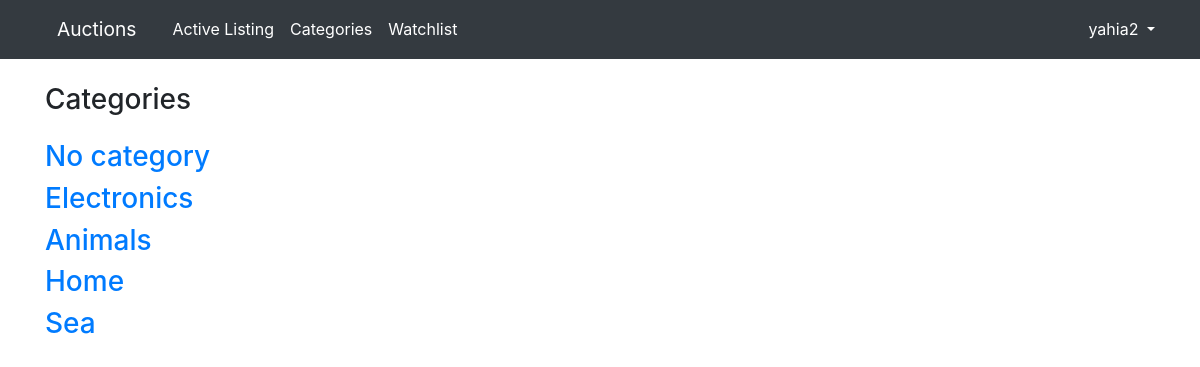
Page /categories (signed in) on the committed database.
### auctions/models.py (models this page shows, shortened)
class User(AbstractUser):
    pass

class Category(models.Model):
    category_name = models.CharField(max_length=50)

### auctions/views.py (the view)
# urls.py: path("categories", views.category_page, name="category-page"),
def category_page(request):
    category_list = Category.objects.all()
    context = {
        "categories": category_list
    }
    return render(request, "auctions/category-list.html", context)

### auctions/templates/auctions/category-list.html
{% extends "auctions/layout.html" %}
{% block body %}
    <h3 class="mb-4"> Categories </h3>
    <h3> <a href="/search?category=nocategory"> No category </a> </h3>
    {% for category in categories %}
        <h3> <a href="/search?category={{category.category_name}}"> {{category.category_name}} </a> </h3>
    {% endfor %}
{% endblock %}

### auctions/templates/auctions/layout.html (shortened to what this page needs)
{% load static %}
<!DOCTYPE html>
<html lang="en">
<head>
    <link rel="stylesheet" href="https://stackpath.bootstrapcdn.com/bootstrap/4.4.1/css/bootstrap.min.css"
>
    <link href="{% static 'auctions/styles.css' %}" rel="stylesheet">
</head>
<body>
    <nav class="navbar navbar-expand-lg bg-dark">
        <div class="container">
            <a class="navbar-brand" href="{% url 'index' %}">Auctions</a>
            <div class="collapse navbar-collapse" id="navbarSupportedContent">
                <ul class="navbar-nav mr-auto">
                    <li class="nav-item active">
                        <a class="nav-link" href="{% url 'index' %}">Active Listing</a>
                    </li>
                    <li class="nav-item">
                        <a class="nav-link" href="{% url 'category-page' %}">Categories</a>
                    </li>
                    {% if user.is_authenticated %}
                        <li class="nav-item">
                            <a class="nav-link" href="{% url 'watchlist-page' %}">Watchlist</a>
                        </li>
                    {% endif %}
                </ul>
                <ul class="navbar-nav">
                    <li class="nav-item dropdown">
                        {% if user.is_authenticated %}
                            <a href="#" class="dropdown-toggle" data-toggle="dropdown" role="button" aria-haspopup="true" aria-expanded="false">{{ user.username }} </a>
                        {% endif %}
                    </li>
                </ul>
            </div>
        </div>
    </nav>
    <main class="mt-4">
        <div class="container">
            {% block body %}{% endblock %}
          </div>
    </main>
</body>
</html>

### auctions/static/auctions/styles.css (style rules this page uses)
.navbar { border-radius: 0; margin-bottom: 0; padding: 0; }
.nav > li > a, .navbar-brand { padding: 15px 12px; }
.navbar-brand { font-size: 1.2em; color: #ffff; }
.navbar .nav-link { color: #ffff; }
.navbar .dropdown-toggle { text-decoration: none; color: #ffff; }

### rows in the picture
User: username "yahia2"
Category: category_name "Electronics"
Category: category_name "Animals"
Category: category_name "Home"
Category: category_name "Sea"
